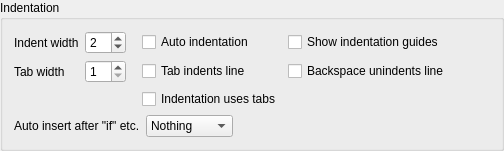
            <widget class="QGroupBox" name="groupBox_6">
             <property name="title">
              <string>Indentation</string>
             </property>
             <layout class="QVBoxLayout" name="verticalLayout_28">
              <item>
               <layout class="QGridLayout" name="gridLayout_4">
                <item row="0" column="2">
                 <widget class="QSpinBox" name="editor_ind_width_spinbox">
                  <property name="sizePolicy">
                   <sizepolicy hsizetype="Preferred" vsizetype="Preferred">
                    <horstretch>0</horstretch>
                    <verstretch>0</verstretch>
                   </sizepolicy>
                  </property>
                  <property name="minimum">
                   <number>1</number>
                  </property>
                  <property name="maximum">
                   <number>32</number>
                  </property>
                  <property name="value">
                   <number>2</number>
                  </property>
                 </widget>
                </item>
                <item row="2" column="10">
                 <spacer name="horizontalSpacer_20">
                  <property name="orientation">
                   <enum>Qt::Horizontal</enum>
                  </property>
                  <property name="sizeHint" stdset="0">
                   <size>
                    <width>40</width>
                    <height>20</height>
                   </size>
                  </property>
                 </spacer>
                </item>
                <item row="0" column="0">
                 <widget class="QLabel" name="label_13">
                  <property name="text">
                   <string>Indent width</string>
                  </property>
                 </widget>
                </item>
                <item row="2" column="4">
                 <widget class="QCheckBox" name="editor_tab_ind_checkbox">
                  <property name="text">
                   <string>Tab indents line</string>
                  </property>
                 </widget>
                </item>
                <item row="0" column="10">
                 <spacer name="horizontalSpacer_13">
                  <property name="orientation">
                   <enum>Qt::Horizontal</enum>
                  </property>
                  <property name="sizeHint" stdset="0">
                   <size>
                    <width>40</width>
                    <height>20</height>
                   </size>
                  </property>
                 </spacer>
                </item>
                <item row="0" column="4">
                 <widget class="QCheckBox" name="editor_auto_ind_checkbox">
                  <property name="text">
                   <string>Auto indentation</string>
                  </property>
                 </widget>
                </item>
                <item row="2" column="2">
                 <widget class="QSpinBox" name="editor_tab_width_spinbox">
                  <property name="sizePolicy">
                   <sizepolicy hsizetype="Preferred" vsizetype="Preferred">
                    <horstretch>0</horstretch>
                    <verstretch>0</verstretch>
                   </sizepolicy>
                  </property>
                  <property name="minimum">
                   <number>1</number>
                  </property>
                  <property name="maximum">
                   <number>32</number>
                  </property>
                 </widget>
                </item>
                <item row="2" column="0">
                 <widget class="QLabel" name="label_14">
                  <property name="text">
                   <string>Tab width</string>
                  </property>
                 </widget>
                </item>
                <item row="0" column="6">
                 <widget class="QCheckBox" name="editor_ind_guides_checkbox">
                  <property name="text">
                   <string>Show indentation guides</string>
                  </property>
                 </widget>
                </item>
                <item row="2" column="6">
                 <widget class="QCheckBox" name="editor_bs_unind_checkbox">
                  <property name="text">
                   <string>Backspace unindents line</string>
                  </property>
                 </widget>
                </item>
                <item row="0" column="3">
                 <spacer name="horizontalSpacer_10">
                  <property name="orientation">
                   <enum>Qt::Horizontal</enum>
                  </property>
                  <property name="sizeType">
                   <enum>QSizePolicy::Fixed</enum>
                  </property>
                  <property name="sizeHint" stdset="0">
                   <size>
                    <width>10</width>
                    <height>0</height>
                   </size>
                  </property>
                 </spacer>
                </item>
                <item row="3" column="4">
                 <widget class="QCheckBox" name="editor_ind_uses_tabs_checkbox">
                  <property name="text">
                   <string>Indentation uses tabs</string>
                  </property>
                 </widget>
                </item>
               </layout>
              </item>
              <item>
               <layout class="QHBoxLayout" name="horizontalLayout_autoclose">
                <item>
                 <widget class="QLabel" name="label_auto_endif">
                  <property name="text">
                   <string>Auto insert after &quot;if&quot; etc.</string>
                  </property>
                 </widget>
                </item>
                <item>
                 <widget class="QComboBox" name="editor_auto_endif">
                  <property name="sizePolicy">
                   <sizepolicy hsizetype="Preferred" vsizetype="Preferred">
                    <horstretch>0</horstretch>
                    <verstretch>0</verstretch>
                   </sizepolicy>
                  </property>
                  <property name="sizeAdjustPolicy">
                   <enum>QComboBox::AdjustToContents</enum>
                  </property>
                  <property name="minimumContentsLength">
                   <number>5</number>
                  </property>
                  <item>
                   <property name="text">
                    <string>Nothing</string>
                   </property>
                  </item>
                  <item>
                   <property name="text">
                    <string>&quot;endif&quot; etc.</string>
                   </property>
                  </item>
                  <item>
                   <property name="text">
                    <string>&quot;end&quot;</string>
                   </property>
                  </item>
                 </widget>
                </item>
                <item>
                 <spacer name="horizontalSpacer_autoclose">
                  <property name="orientation">
                   <enum>Qt::Horizontal</enum>
                  </property>
                  <property name="sizeType">
                   <enum>QSizePolicy::Expanding</enum>
                  </property>
                  <property name="sizeHint" stdset="0">
                   <size>
                    <width>10</width>
                    <height>0</height>
                   </size>
                  </property>
                 </spacer>
                </item>
               </layout>
              </item>
             </layout>
            </widget>
